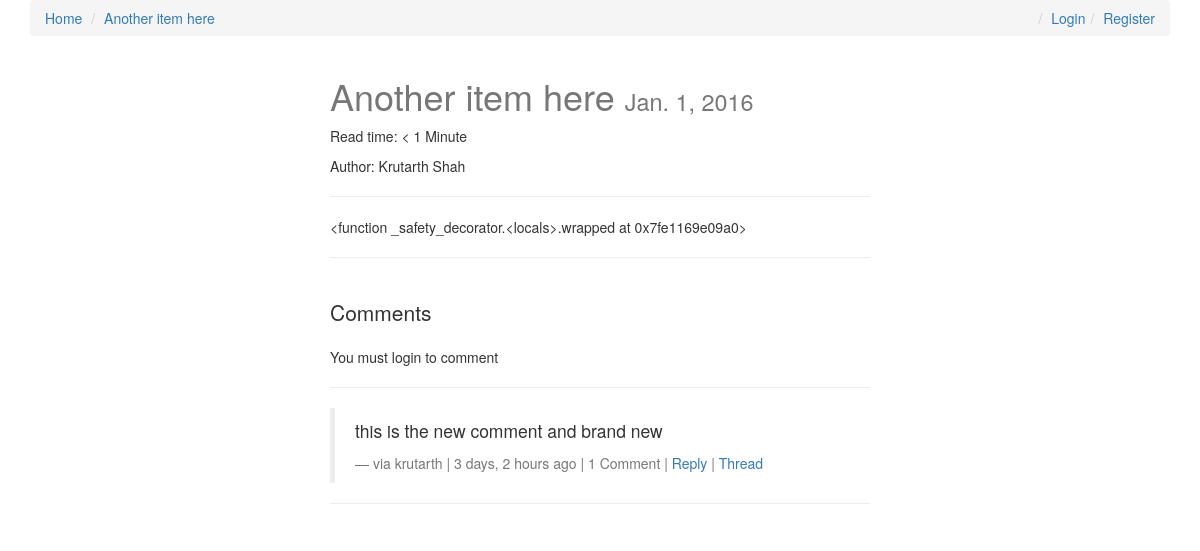
Page /another-item-here/ on the committed database.
### posts/models.py (models this page shows, shortened)
class Post(models.Model):
    user = models.ForeignKey(settings.AUTH_USER_MODEL, default=1)
    title = models.CharField(max_length=120)
    slug = models.SlugField(unique=True)
    image = models.ImageField(upload_to=upload_location,
            null=True,
            blank=True,
            width_field="width_field",
            height_field="height_field")
    height_field = models.IntegerField(default=0)
    width_field = models.IntegerField(default=0)
    content = models.TextField()
    draft = models.BooleanField(default=False)
    publish = models.DateField(auto_now=False, auto_now_add=False)
    read_time =  models.IntegerField(default=0) # models.TimeField(null=True, blank=True) #assume minutes
    updated = models.DateTimeField(auto_now=True, auto_now_add=False)
    timestamp = models.DateTimeField(auto_now=False, auto_now_add=True)
    objects = PostManager()
    def get_absolute_url(self):
        return reverse("posts:detail", kwargs={"slug": self.slug})
    class Meta:
        ordering = ["-timestamp", "-updated"]
    def get_markdown(self):
        content = self.content
        markdown_text = markdown(content)
        return mark_safe(markdown_text)
    @property
    def comments(self):
        instance = self
        qs = Comment.objects.filter_by_instance(instance)
        return qs
    @property
    def get_content_type(self):
        instance = self
        content_type = ContentType.objects.get_for_model(instance.__class__)
        return content_type

### comments/models.py (models this page shows, shortened)
class Comment(models.Model):
    user        = models.ForeignKey(settings.AUTH_USER_MODEL, default=1)
    content_type = models.ForeignKey(ContentType, on_delete=models.CASCADE)
    object_id = models.PositiveIntegerField()
    content_object = GenericForeignKey('content_type', 'object_id')
    parent      = models.ForeignKey("self", null=True, blank=True)
    content     = models.TextField()
    timestamp   = models.DateTimeField(auto_now_add=True)
    objects = CommentManager()
    class Meta:
        ordering = ['-timestamp']
    def get_absolute_url(self):
        return reverse("comments:thread", kwargs={"id": self.id})
    def children(self): #replies
        return Comment.objects.filter(parent=self)

### posts/views.py (the view, shortened to what this page needs)
# urls.py: url(r'^(?P<slug>[\w-]+)/$', post_detail, name='detail'),
def post_detail(request, slug=None):
	instance = get_object_or_404(Post, slug=slug)
	if instance.publish > timezone.now().date() or instance.draft:
		if not request.user.is_staff or not request.user.is_superuser:
			raise Http404
	share_string = quote_plus(instance.content)
	initial_data = {
			"content_type": instance.get_content_type,
			"object_id": instance.id
	}
	form = CommentForm(request.POST or None, initial=initial_data)
	comments = instance.comments
	context = {
		"title": instance.title,
		"instance": instance,
		"share_string": share_string,
		"comments": comments,
		"comment_form":form,
	}
	return render(request, "post_detail.html", context)

### comments/models.py (called while the page is built)
    def filter_by_instance(self, instance):
        content_type = ContentType.objects.get_for_model(instance.__class__)
        obj_id = instance.id
        qs = super(CommentManager, self).filter(content_type=content_type, object_id= obj_id).filter(parent=None)
        return qs

### posts/templatetags/urlify.py (called while the page is built)
@register.filter
def urlify(value):
    return quote_plus(value)

### templates/post_detail.html (shortened to what this page needs)
{% extends "base.html" %}
{% load urlify %}
{% load crispy_forms_tags %}
 {% block post_detail_link %}
  <li><a href='{{ instance.get_absolute_url }}'>{{ instance.title }}</a></li>
  {% endblock %}
{% block content %}
<div class='col-sm-6 col-sm-offset-3'>
<h1>{{ title }} <small>{% if instance.draft %}<span style='color:red;'>Draft</span> {% endif %}{{ instance.publish }}</small></h1>
<p>Read time: {% if instance.read_time <= 1 %} < 1 Minute {% else %}{{ instance.read_time }} minutes {% endif %}</p>
{% if instance.user.get_full_name %}
<p>Author: {{ instance.user.get_full_name }}</p>
{% endif %}
<p><div class="fb-like" data-href="{{ request.build_absolute_uri }}" data-layout="button_count" data-action="like" data-show-faces="true" data-share="true"></div>
<hr/>
</p>
<div class='row'>
<div class='col-sm-12 '>
   <div class='post-detail-item'>{{ instance.get_markdown }}</div>
    <hr/>
    <br/>
    <div>
        <p class='lead'>Comments</p>
        {% if request.user.is_authenticated %}
        <form method="POST" action="."> {% csrf_token %}
            {{ comment_form|crispy }}
            <input type='submit' value='Post comment' class='btn btn-default'>
        </form>
        {% else %}
        <p>You must login to comment </p>
        {% endif %}
        <hr/>
        {% for comment in comments %}
        <blockquote>
          <p>{{ comment.content }}</p>
          <footer>via {{ comment.user }} | {{ comment.timestamp|timesince }} ago | {% if comment.children.count > 0 %}{{ comment.children.count }} Comment{% if comment.children.count > 1 %}s{% endif %} | {% endif %} <a class='comment-reply-btn' href='#'>Reply</a> | <a class='' href='{{ comment.get_absolute_url }}'>Thread</a></footer>
        </blockquote>
        <hr/>
        {% endfor %}
    </div>
</div>
</div>
</div>
{% endblock content %}

### templates/base.html (shortened to what this page needs)
{% load staticfiles %}
<html>
<head>
<link rel="stylesheet" href="https://maxcdn.bootstrapcdn.com/bootstrap/3.3.6/css/bootstrap.min.css">
<link rel="stylesheet" href="https://maxcdn.bootstrapcdn.com/bootstrap/3.3.6/css/bootstrap-theme.min.css">
<link rel='stylesheet' href='https://maxcdn.bootstrapcdn.com/font-awesome/4.5.0/css/font-awesome.min.css' >
<link rel='stylesheet' href='{% static "css/base.css" %}' />
</head>
<body>
<div class='container'>
    <ol class='breadcrumb'>
        <li><a href='{% url "posts:list" %}'>Home</a></li>
        {% block post_detail_link %}
        {% endblock %}
        {% if not request.user.is_authenticated %}
        <li class='pull-right'><a href='{% url "register" %}'>Register</a></li>
        <li class='pull-right'><a href='{% url "login" %}'>Login</a></li>
        {% else %}
        <li class='pull-right'><a href='{% url "logout" %}'>Logout</a></li>
        {% endif %}
    </ol>
{% block content %}{% endblock content %}
</div>
</body>
</html>

### static/css/base.css (style rules this page uses)
h1 { color: #777777; }

### rows in the picture
Post: title "Another item here", publish "Jan. 1, 2016", user.get_full_name "Krutarth Shah", get_markdown "<function _safety_decorator.<locals>.wrapped at 0x7fe1169e09a0>"
Comment: content "this is the new comment and brand new", user "krutarth", timestamp "3 days, 2 hours", children.count "1"
